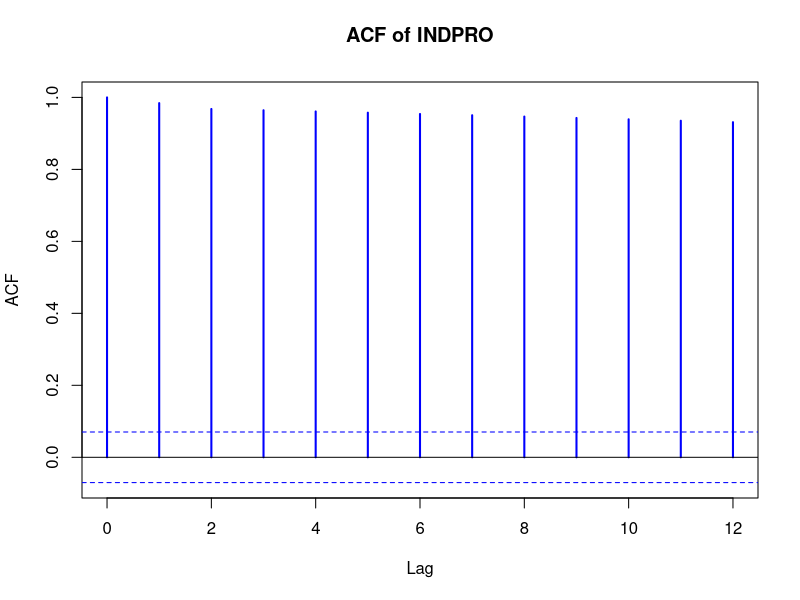
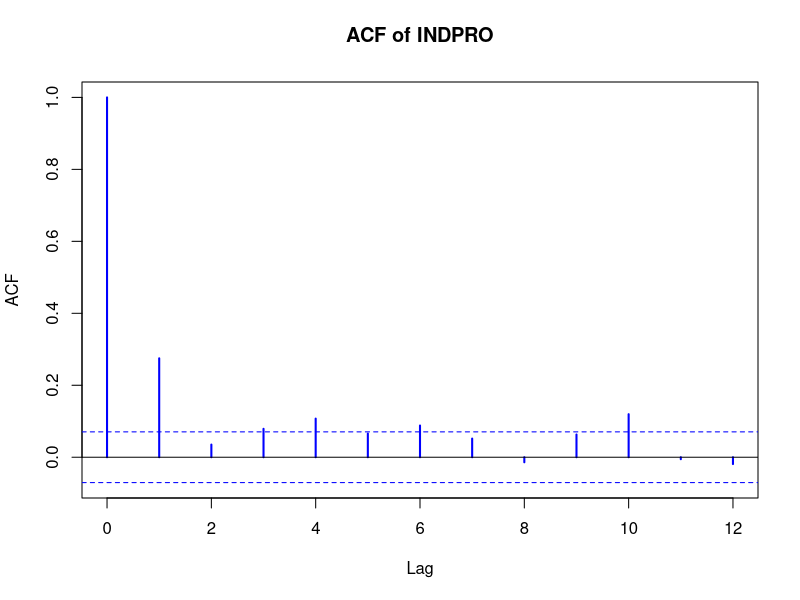
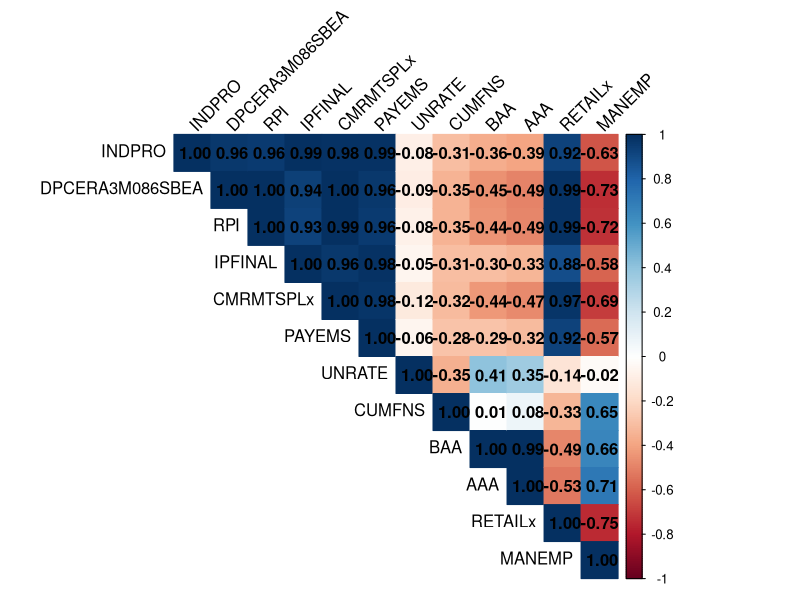
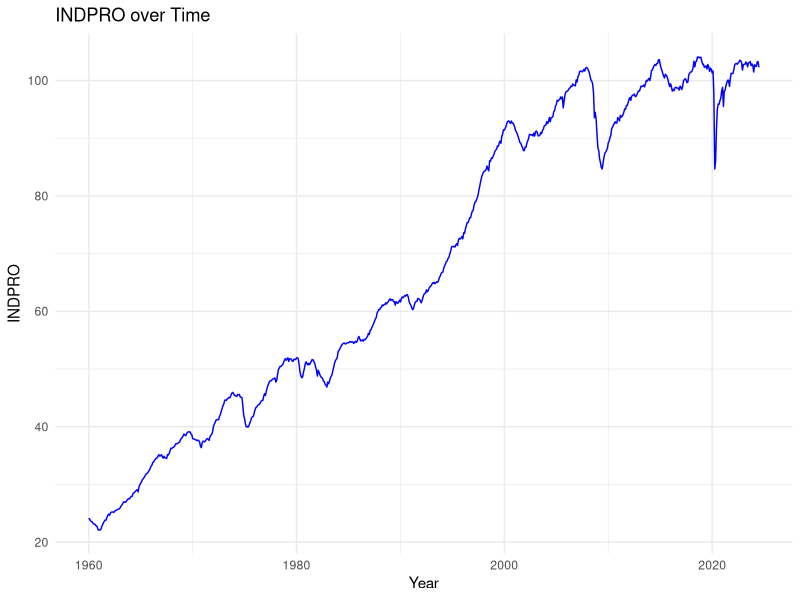
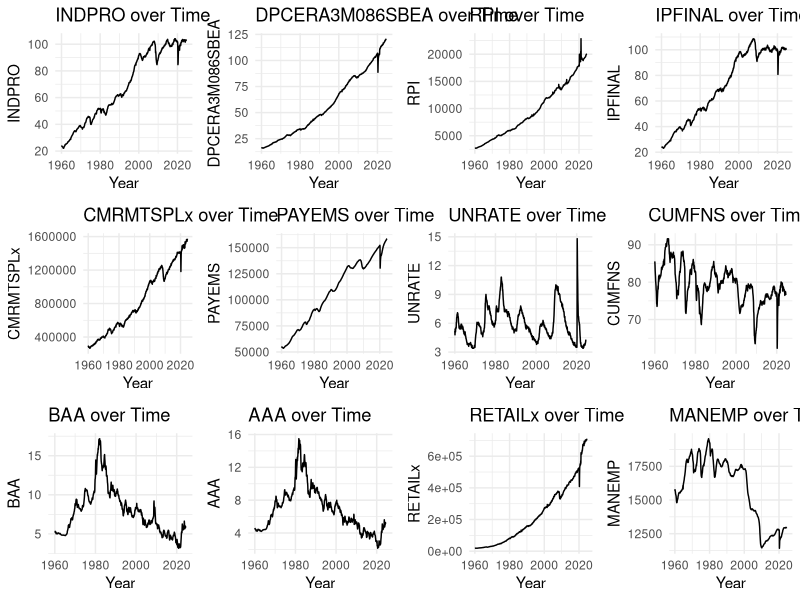

Here is the R script that generated these plots, in order:
library(readxl) 
library(dplyr)
library(ggplot2)
library(corrplot)
library(tseries)
library(writexl)
library(tidyr)

# Loading datasets
Pre <- read_excel("Pre_Dataset.xlsx")[-1,]
Pre_Dataset <- read_excel("Pre_Dataset.xlsx")[-1,-1]
Pre_Dataset <- Pre_Dataset %>%
  mutate(across(everything(), ~ ifelse(is.na(.), 0, .)))
Pre_Dataset <- Pre_Dataset %>%
  mutate(across(everything(), as.numeric))
Transformed_Dataset <- read_excel("Final_Transformed_Dataset.xlsx")[-1,-1]
Transformed_Dataset <- Transformed_Dataset %>%
  mutate(across(everything(), ~ ifelse(is.na(.), 0, .)))
Transformed_Dataset <- Transformed_Dataset %>%
  mutate(across(everything(), as.numeric))

####################################################
####### 1a. Auto Correlation Plot for INDPRO #######
####################################################
#Pre:
# Calculate autocorrelation for the 'INDPRO' column without plotting 
acf_results_pre <- lapply(Pre_Dataset['INDPRO'], acf, plot = FALSE)
acf_results_pre 
# Plotting ACF
par(mfrow = c(1, 1)) 
lapply(names(Pre_Dataset['INDPRO']), function(col) {
  acf(Pre_Dataset[[col]], main = paste("ACF of", col), lag.max = 12, col = "blue", lwd = 2)
})

#Transformed:
acf_results_transformed <- lapply(Pre_Dataset['INDPRO'], acf, plot = FALSE)
acf_results_transformed 
par(mfrow = c(1, 1)) 
lapply(names(Transformed_Dataset['INDPRO']), function(col) {
  acf(Transformed_Dataset[[col]], main = paste("ACF of", col), lag.max = 12, col = "blue", lwd = 2)
})

####################################################
###### 1b. Augmented Dickey-Fuller (ADF) test ######
####################################################
# Pre:
adf_result <- adf.test(Pre_Dataset$INDPRO)
adf_result
# The Dickey-Fuller statistic is positive in this case, which is a key indicator that the time series might be non-stationary. 
# p-value = 0.99 -> not statistically significant & cannot reject the numm hypothesis that the series has a unit root
# The lag order refers to the number of lagged differences included in the test. 
# The ADF test is "augmented" with lagged values of the differenced series to account for higher-order autocorrelation that might be present in the data. 
# lag order 9 -> 9 lagged differences of the INDPRO series were included in the test to account for autocorrelation.

# Transformed: 
adf_result <- adf.test(Transformed_Dataset$INDPRO)
adf_result
# A more negative Dickey-Fuller statistic indicates stronger evidence against the presence of a unit root (non-stationarity)
# -7.3901 is quite negative, suggesting strong evidence that the series is stationary and does not have a unit root.
# p-value = 0.01 (significant) -> only a 1% chance that the INDPRO time series is non-stationary. 
# reject null hypothesis, conclude that it is likely stationary

####################################################
##### 2. Correlation matrix between variables #####
####################################################
subset_data <- Pre_Dataset[, c("INDPRO", "DPCERA3M086SBEA", "RPI", "IPFINAL", "CMRMTSPLx", "PAYEMS", "UNRATE", "CUMFNS", "BAA", "AAA", "RETAILx", "MANEMP")]  
correlation_matrix_subset <- cor(subset_data, use = "pairwise.complete.obs")
correlation_matrix_subset
write_xlsx(as.data.frame(correlation_matrix_subset), "correlation_matrix.xlsx")

# Heatmap of the correlation matrix
corrplot(correlation_matrix_subset, method = "color", type = "upper", 
         tl.col = "black", tl.srt = 45, 
         addCoef.col = "black")  

####################################################
############ 3. Descriptive Statistics ############# 
####################################################
subset_data <- Pre_Dataset[, c("INDPRO", "DPCERA3M086SBEA", "RPI", "IPFINAL", "CMRMTSPLx", "PAYEMS", "UNRATE", "CUMFNS", "BAA", "AAA", "RETAILx", "MANEMP")]  

descriptive_stats <- function(x) {
  stats <- c(
    Count = length(x),
    Mean = mean(x, na.rm = TRUE),
    `Standard error` = sd(x, na.rm = TRUE) / sqrt(length(na.omit(x))),
    Minimum = min(x, na.rm = TRUE),
    `25%` = quantile(x, 0.25, na.rm = TRUE),
    `50%` = median(x, na.rm = TRUE),
    `75%` = quantile(x, 0.75, na.rm = TRUE),
    Maximum = max(x, na.rm = TRUE)
  )
  return(stats)
}

descriptive_table <- sapply(subset_data, descriptive_stats)
descriptive_table <- as.data.frame(descriptive_table)
descriptive_table <- round(descriptive_table, 2)
descriptive_table <- cbind(Statistic = c("Count", "Mean", "Standard error", "Minimum", "25%", "50%", "75%", "Maximum"), descriptive_table)
descriptive_table
write_xlsx(as.data.frame(descriptive_table), "descriptive_table.xlsx")

####################################################
######### 4. Trends of INDPRO/ X-variables ######### 
####################################################
Pre <- read_excel("Pre_Dataset.xlsx")[-1,]
Pre$sasdate <- as.Date(as.numeric(Pre$sasdate), origin = "1899-12-30")
Pre$sasdate <- as.Date(Pre$sasdate, format = "%Y-%d-%m")
Pre$sasdate <- gsub("^(\\d{4})-(\\d{2})-(\\d{2})$", "\\1-\\3-\\2", Pre$sasdate)
Pre$sasdate <- as.Date(Pre$sasdate, format = "%Y-%m-%d")
subset_data <- Pre[, c("sasdate", "INDPRO", "DPCERA3M086SBEA", "RPI", "IPFINAL", "CMRMTSPLx", "PAYEMS", "UNRATE", "CUMFNS", "BAA", "AAA", "RETAILx", "MANEMP")]  

# Plot INDPRO 
ggplot(subset_data, aes(x = sasdate, y = INDPRO)) +
  geom_line(color = "blue") +
  labs(title = "INDPRO over Time", x = "Year", y = "INDPRO") +
  theme_minimal()

# Get column names of the indicators you want to plot excluding date
indicators <- names(subset_data)[!names(subset_data) %in% "sasdate"]
# Plotting the other indicators

library(ggplot2)
library(gridExtra)

# Create a list to store the plots
plots <- list()

# Loop through each indicator and generate the plot
for (indicator in indicators) {
  p <- ggplot(subset_data, aes(x = sasdate, y = .data[[indicator]])) +
    geom_line() +
    labs(title = paste(indicator, "over Time"), x = "Year", y = indicator) +
    theme_minimal()
  
  plots[[indicator]] <- p
}

# Arrange the plots in a grid with 3 rows and 4 columns
grid.arrange(grobs = plots, nrow = 3, ncol = 4)


